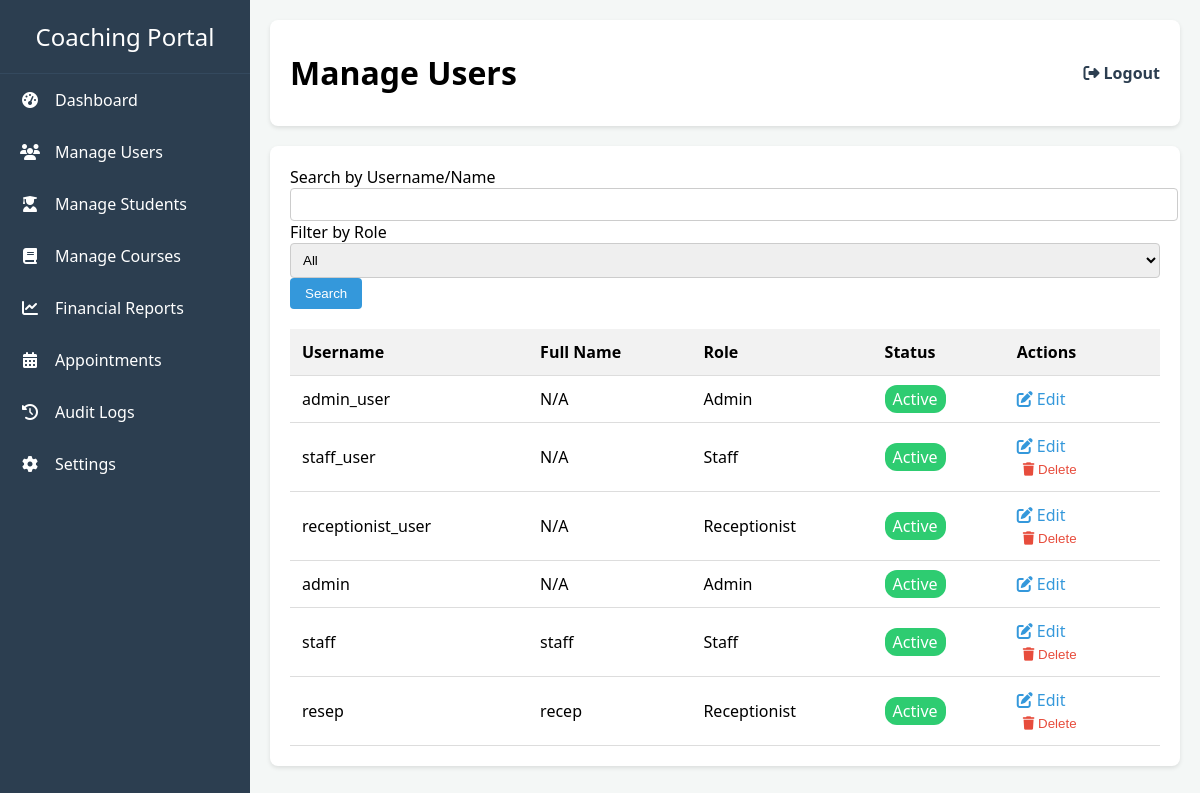
Screenshot of /admin_portal/manage_users (signed in) with the database file from the repository.
### models.py (models this page shows, shortened)
class User(db.Model, UserMixin):
    id = db.Column(db.Integer, primary_key=True)
    username = db.Column(db.String(20), unique=True, nullable=False)
    password_hash = db.Column(db.String(60), nullable=False)
    role = db.Column(db.String(20), nullable=False)
    is_active = db.Column(db.Boolean, nullable=False, default=True)
    staff_profile = db.relationship('Staff', backref='user', uselist=False)
    receptionist_profile = db.relationship('Receptionist', backref='user', uselist=False)
    student_profile = db.relationship('Student', backref='user', uselist=False)

class Staff(db.Model):
    id = db.Column(db.Integer, primary_key=True)
    name = db.Column(db.String(100), nullable=False)
    user_id = db.Column(db.Integer, db.ForeignKey('user.id'), unique=True, nullable=False)
    subjects = db.relationship('Subject', secondary=staff_subjects, lazy='subquery',
        backref=db.backref('teachers', lazy=True))

class Receptionist(db.Model):
    id = db.Column(db.Integer, primary_key=True)
    name = db.Column(db.String(100), nullable=False)
    user_id = db.Column(db.Integer, db.ForeignKey('user.id'), unique=True, nullable=False)

### app.py (the view, shortened to what this page needs)
@app.route('/admin_portal/manage_users', methods=['GET', 'POST'])
@login_required
def manage_users():
    if current_user.role != 'admin':
        return redirect(url_for('login'))
    query = User.query.join(Staff, isouter=True).join(Receptionist, isouter=True)
    search_query = request.form.get('search_query')
    role_filter = request.form.get('role_filter')
    users = query.all()
    return render_template('manage_users.html', users=users, search_query=search_query, role_filter=role_filter)

### app.py (called while the page is built)
@login_manager.user_loader
def load_user(user_id):
    return db.session.get(User, int(user_id))

### templates/manage_users.html (shortened to what this page needs)
{% extends "base.html" %}
{% block page_title %}Manage Users{% endblock %}
{% block content %}
<div class="card">
    <form method="POST" class="row g-3 align-items-end">
        <div class="col-md-5">
            <label for="search_query" class="form-label">Search by Username/Name</label>
            <input type="text" id="search_query" name="search_query" value="{{ search_query or '' }}" class="form-control">
        </div>
        <div class="col-md-5">
            <label for="role_filter" class="form-label">Filter by Role</label>
            <select id="role_filter" name="role_filter" class="form-select">
                <option value="">All</option>
            </select>
        </div>
        <div class="col-md-2">
            <button type="submit" class="btn btn-primary w-100">Search</button>
        </div>
    </form>
    <div class="mt-4">
        <table class="table">
            <thead>
                <tr>
                    <th>Username</th>
                    <th>Full Name</th>
                    <th>Role</th>
                    <th>Status</th>
                    <th>Actions</th>
                </tr>
            </thead>
            <tbody>
                {% for user in users %}
                <tr>
                    <td>{{ user.username }}</td>
                    <td>{{ user.staff_profile.name if user.staff_profile else (user.receptionist_profile.name if user.receptionist_profile else 'N/A') }}</td>
                    <td>{{ user.role | capitalize }}</td>
                    <td>
                        <span style="padding: 3px 8px; border-radius: 12px; color: white; background-color: {% if user.is_active %}#2ecc71{% else %}#e74c3c{% endif %};">
                            {{ "Active" if user.is_active else "Inactive" }}
                        </span>
                    </td>
                    <td class="action-links">
                        <a href="{{ url_for('edit_user', user_id=user.id) }}"><i class="fas fa-edit"></i> Edit</a>
                        {% if user.role != 'admin' %}
                            <form action="{{ url_for('delete_user', user_id=user.id) }}" method="POST" onsubmit="return confirm('Are you sure?');" class="d-inline">
                                <button type="submit" class="delete-btn"><i class="fas fa-trash"></i> Delete</button>
                            </form>
                        {% endif %}
                    </td>
                </tr>
                {% endfor %}
            </tbody>
        </table>
    </div>
</div>
{% endblock %}

### templates/base.html (shortened to what this page needs)
<!DOCTYPE html>
<html lang="en">
<head>
    <link rel="stylesheet" href="https://cdnjs.cloudflare.com/ajax/libs/font-awesome/6.4.0/css/all.min.css">
</head>
<body>
    <div class="sidebar">
        <div class="sidebar-header">
            Coaching Portal
        </div>
        <ul class="sidebar-nav">
            <li><a href="{{ url_for('admin_portal') }}"><i class="fas fa-tachometer-alt"></i> Dashboard</a></li>
            <li><a href="{{ url_for('manage_users') }}"><i class="fas fa-users"></i> Manage Users</a></li>
            <li><a href="{{ url_for('manage_students') }}"><i class="fas fa-user-graduate"></i> Manage Students</a></li>
            <li><a href="{{ url_for('view_courses') }}"><i class="fas fa-book"></i> Manage Courses</a></li>
            <li><a href="{{ url_for('financial_reports') }}"><i class="fas fa-chart-line"></i> Financial Reports</a></li>
            <li><a href="{{ url_for('manage_appointments') }}"><i class="fas fa-calendar-alt"></i> Appointments</a></li>
            <li><a href="{{ url_for('audit_logs') }}"><i class="fas fa-history"></i> Audit Logs</a></li>
            <li><a href="{{ url_for('institutional_settings') }}"><i class="fas fa-cog"></i> Settings</a></li>
        </ul>
    </div>
    <div class="main-content">
        <div class="header">
            <h1>{% block page_title %}{% endblock %}</h1>
            <a href="{{ url_for('logout') }}" class="logout-btn"><i class="fas fa-sign-out-alt"></i> Logout</a>
        </div>
        <div class="content-body" style="padding-top: 20px;">
            {% block content %}{% endblock %}
        </div>
    </div>
</body>
</html>

### templates/base.html (style rules this page uses)
body { font-family: 'Segoe UI', Tahoma, Geneva, Verdana, sans-serif; margin: 0; background-color: #f4f7f6; display: flex; }
.sidebar { width: 250px; background: #2c3e50; color: white; height: 100vh; position: fixed; display: flex; flex-direction: column; }
.sidebar-header { padding: 20px; font-size: 24px; text-align: center; border-bottom: 1px solid #34495e; }
.sidebar-nav { list-style: none; padding: 0; margin: 0; }
.sidebar-nav a { display: flex; align-items: center; color: white; padding: 15px 20px; text-decoration: none; transition: background 0.3s; }
.sidebar-nav i { margin-right: 15px; width: 20px; text-align: center; }
.main-content { margin-left: 250px; padding: 20px; width: calc(100% - 250px); }
.header { display: flex; justify-content: space-between; align-items: center; background: white; padding: 10px 20px; border-radius: 8px; box-shadow: 0 2px 4px rgba(0,0,0,0.1); }
.logout-btn { color: #2c3e50; text-decoration: none; font-weight: bold; }

### templates/manage_users.html (style rules this page uses)
.card { background: #fff; border-radius: 8px; box-shadow: 0 2px 4px rgba(0,0,0,0.1); padding: 20px; }
.form-control, .form-select { width: 100%; padding: 8px; border-radius: 4px; border: 1px solid #ccc; }
.btn { padding: 8px 15px; border: none; border-radius: 4px; cursor: pointer; color: white; }
.btn-primary { background: #3498db; }
.table { width: 100%; border-collapse: collapse; margin-top: 20px; }
.table th, .table td { padding: 12px; text-align: left; border-bottom: 1px solid #ddd; }
.table th { background-color: #f2f2f2; }
.action-links a, .action-links button { color: #3498db; text-decoration: none; margin-right: 10px; background: none; border: none; cursor: pointer; }
.action-links .delete-btn { color: #e74c3c; }

### rows the page displays
User: username "admin_user", staff_profile "N/A", role "Admin", is_active "Active"
User: username "staff_user", staff_profile "N/A", role "Staff", is_active "Active"
User: username "receptionist_user", staff_profile "N/A", role "Receptionist", is_active "Active"
User: username "admin", staff_profile "N/A", role "Admin", is_active "Active"
User: username "staff", staff_profile "staff", role "Staff", is_active "Active"
User: username "resep", staff_profile "recep", role "Receptionist", is_active "Active"
